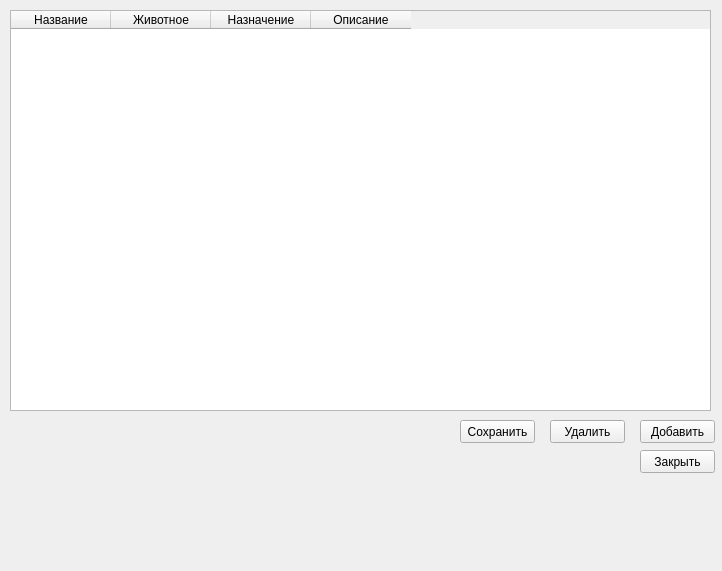
<?xml version="1.0" encoding="UTF-8"?>
<ui version="4.0">
 <class>MainWindow</class>
 <widget class="QMainWindow" name="MainWindow">
  <property name="geometry">
   <rect>
    <x>0</x>
    <y>0</y>
    <width>722</width>
    <height>571</height>
   </rect>
  </property>
  <property name="minimumSize">
   <size>
    <width>722</width>
    <height>571</height>
   </size>
  </property>
  <property name="maximumSize">
   <size>
    <width>722</width>
    <height>571</height>
   </size>
  </property>
  <property name="windowTitle">
   <string>MainWindow</string>
  </property>
  <property name="autoFillBackground">
   <bool>false</bool>
  </property>
  <widget class="QWidget" name="centralwidget">
   <widget class="QTableWidget" name="tableWidget">
    <property name="geometry">
     <rect>
      <x>10</x>
      <y>10</y>
      <width>701</width>
      <height>401</height>
     </rect>
    </property>
    <property name="autoFillBackground">
     <bool>false</bool>
    </property>
    <property name="dragEnabled">
     <bool>false</bool>
    </property>
    <property name="sortingEnabled">
     <bool>true</bool>
    </property>
    <attribute name="horizontalHeaderStretchLastSection">
     <bool>false</bool>
    </attribute>
    <attribute name="verticalHeaderCascadingSectionResizes">
     <bool>true</bool>
    </attribute>
    <attribute name="verticalHeaderHighlightSections">
     <bool>true</bool>
    </attribute>
    <attribute name="verticalHeaderShowSortIndicator" stdset="0">
     <bool>false</bool>
    </attribute>
    <attribute name="verticalHeaderStretchLastSection">
     <bool>false</bool>
    </attribute>
    <column>
     <property name="text">
      <string>Название</string>
     </property>
    </column>
    <column>
     <property name="text">
      <string>Животное</string>
     </property>
    </column>
    <column>
     <property name="text">
      <string>Назначение</string>
     </property>
    </column>
    <column>
     <property name="text">
      <string>Описание</string>
     </property>
    </column>
   </widget>
   <widget class="QPushButton" name="pushButton_add">
    <property name="geometry">
     <rect>
      <x>640</x>
      <y>420</y>
      <width>75</width>
      <height>23</height>
     </rect>
    </property>
    <property name="text">
     <string>Добавить</string>
    </property>
   </widget>
   <widget class="QPushButton" name="pushButton_delete">
    <property name="geometry">
     <rect>
      <x>550</x>
      <y>420</y>
      <width>75</width>
      <height>23</height>
     </rect>
    </property>
    <property name="text">
     <string>Удалить</string>
    </property>
   </widget>
   <widget class="QPushButton" name="pushButton_save">
    <property name="geometry">
     <rect>
      <x>460</x>
      <y>420</y>
      <width>75</width>
      <height>23</height>
     </rect>
    </property>
    <property name="text">
     <string>Сохранить</string>
    </property>
   </widget>
   <widget class="QPushButton" name="pushButton_close">
    <property name="geometry">
     <rect>
      <x>640</x>
      <y>450</y>
      <width>75</width>
      <height>23</height>
     </rect>
    </property>
    <property name="text">
     <string>Закрыть</string>
    </property>
   </widget>
  </widget>
 </widget>
 <resources/>
 <connections/>
</ui>
